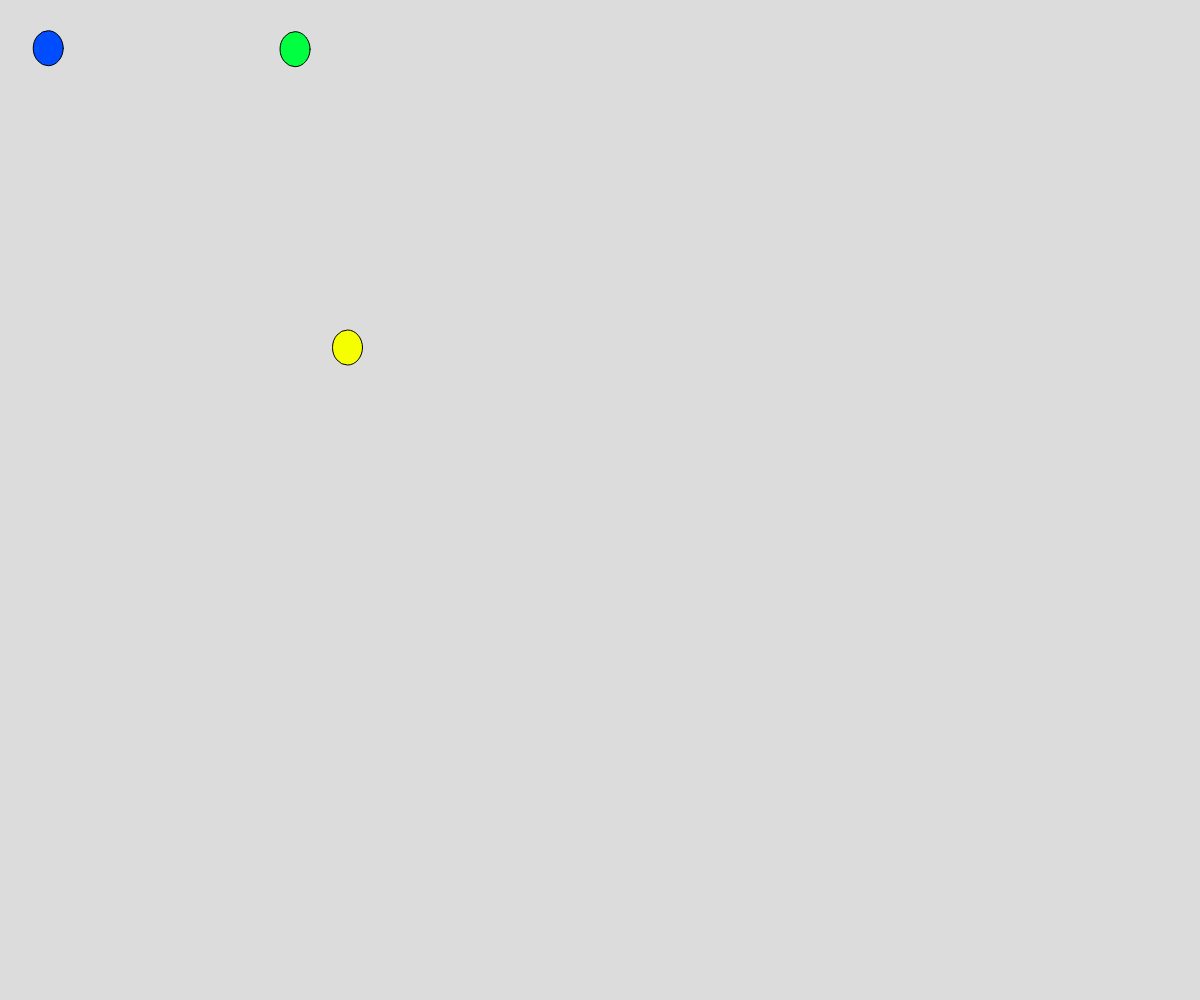
Frame 1 (no input)
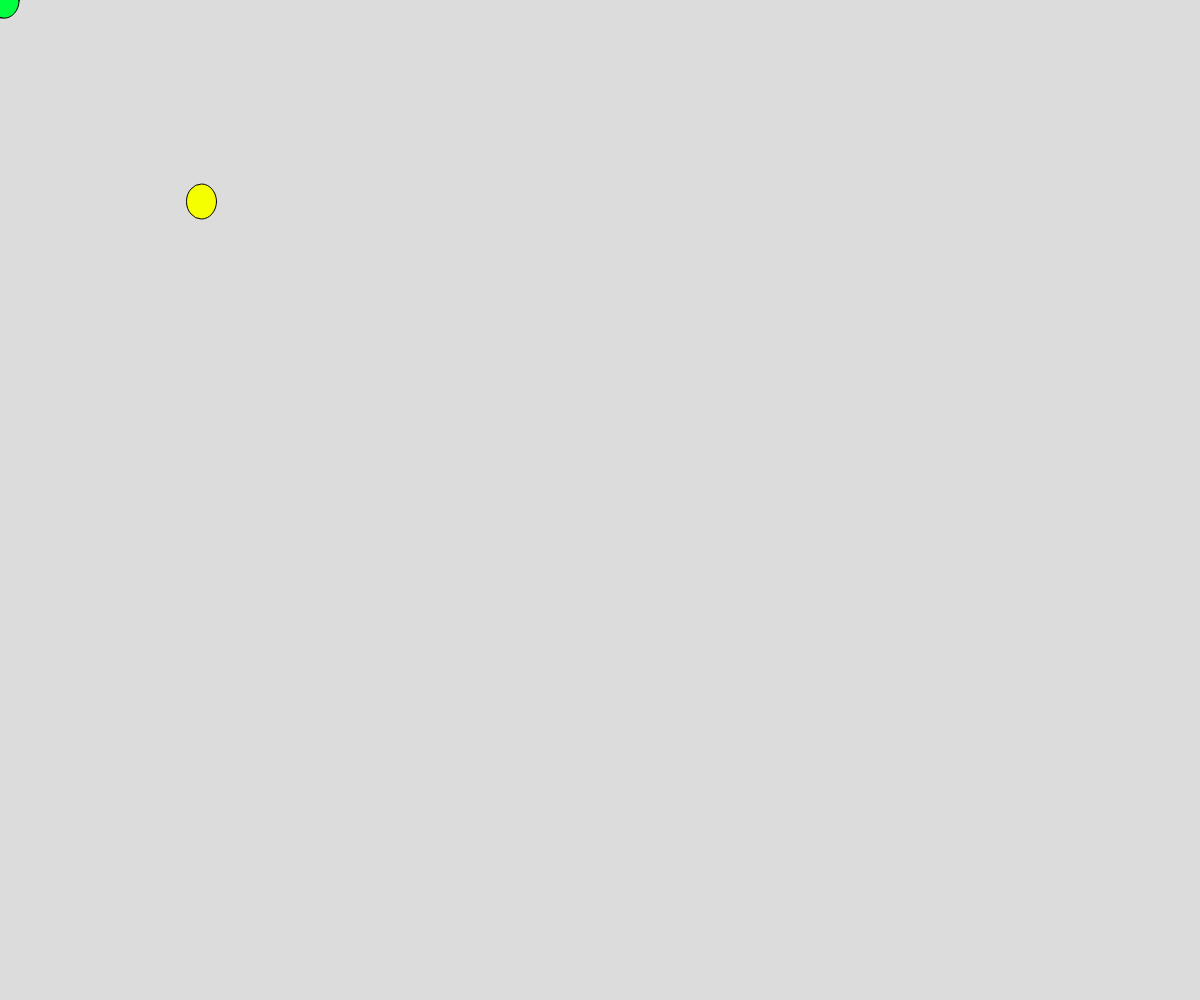
Frame 60 (no input)
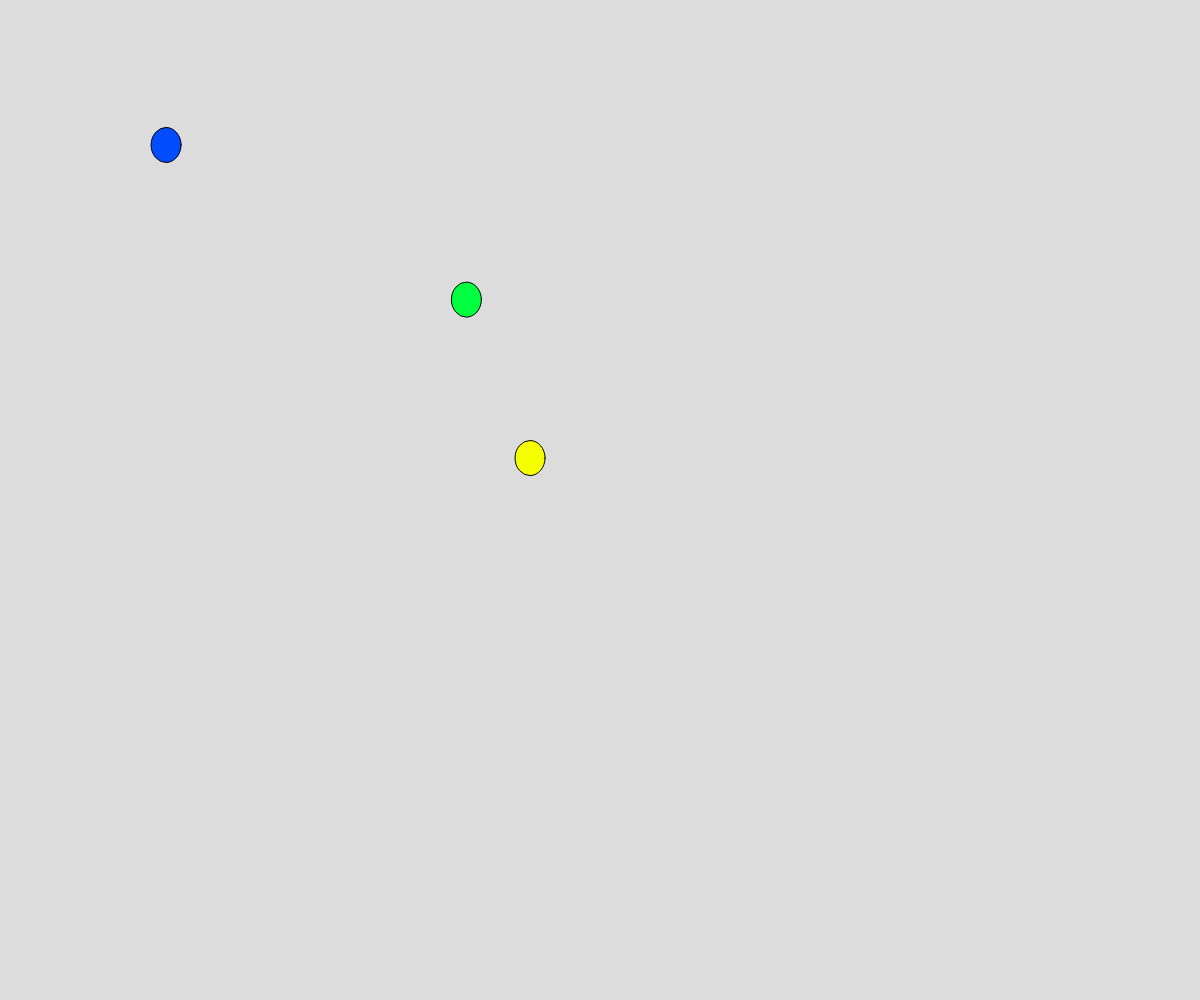
Frame 120 (the mouse pressed at the canvas centre since frame 60)

The p5.js sketch that drew these frames (run headless with seeded random() and noise() and a simulated clock; from frame 60 on, the mouse is pressed at the canvas centre):

// p5.js sketch
// ── sketch.js
function setup() {
  /*
  windowWidth and windowHeight expands the canvas to fit the window
  I chose this option for the canvas because when I used 400 x 400 pixels, the circles would
  go off the canvas
  */
  createCanvas(windowWidth, windowHeight);
	//Creates all the multi-colored circles
	blueLocation = createVector(50, 50);
	yellLocation = createVector(350, 350);
	greeLocation = createVector(300, 50);

}

function draw() {
  background(220);

	//Locates location of mouse
	var blue = createVector(mouseX,mouseY);
	//Determines the distance between mouse and circle
	var blueDistance = blue.dist(blueLocation);
	//Sets the speed of the circle at a set speed
	var blueMappedDistance = map(blueDistance, 50, 0, 2.5, 2.5);
	//How the circle determines location of mouse
	blue.sub(blueLocation);
	blue.normalize();
	blue.mult(blueMappedDistance);
	blueLocation.add(blue);
	//Creates blue circle
	blueColor = fill(0, 76, 255);
	ellipse(blueLocation.x, blueLocation.y, 30, 35);

	//Locates location of mouse
	var yell = createVector(mouseX,mouseY);
	//Determines the distance between mouse and circle
	var yellDistance = yell.dist(yellLocation);
	//Sets the speed of the circle at a set speed
	var yellMappedDistance = map(yellDistance, 50, 0, 3.5, 3.5);
	//How the circle determines location of mouse
	yell.sub(yellLocation);
	yell.normalize();
	yell.mult(yellMappedDistance);
	yellLocation.add(yell);
	//Creates yellow circle
	yellColor = fill(246, 255, 0)
	ellipse(yellLocation.x, yellLocation.y, 30, 35);

	//Locates location of mouse
	var gree = createVector(mouseX, mouseY);
	//Determines the distance between mouse and circle
	var greeDistance = gree.dist(greeLocation);
	//Sets the speed of the circle at a set speed
	var greeMappedDistance = map(greeDistance, 50, 0, 5, 5);
	//How the circle determines location of mouse
	gree.sub(greeLocation);
	gree.normalize();
	gree.mult(greeMappedDistance);
	greeLocation.add(gree);
	//Creates green circle
	greeColor = fill(0, 255, 63);
	ellipse(greeLocation.x, greeLocation.y, 30, 35);
}

function mousePressed() {
	//Whenever the mouse is clicked, the circles will restart at their original locations
	blueLocation = createVector(50, 50);
	yellLocation = createVector(350, 350);
	greeLocation = createVector(300, 50);

}
